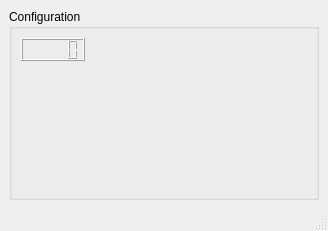
<?xml version="1.0" encoding="UTF-8"?>
<ui version="4.0">
 <class>MainWindow</class>
 <widget class="QMainWindow" name="MainWindow">
  <property name="geometry">
   <rect>
    <x>0</x>
    <y>0</y>
    <width>328</width>
    <height>231</height>
   </rect>
  </property>
  <property name="windowTitle">
   <string>Function Generator</string>
  </property>
  <widget class="QWidget" name="centralwidget">
   <layout class="QVBoxLayout" name="verticalLayout">
    <item>
     <widget class="QGroupBox" name="configBox">
      <property name="title">
       <string>Configuration</string>
      </property>
      <layout class="QVBoxLayout" name="verticalLayout_3">
       <item>
        <layout class="QFormLayout" name="formLayout">
         <property name="fieldGrowthPolicy">
          <enum>QFormLayout::FieldsStayAtSizeHint</enum>
         </property>
         <item row="0" column="0">
          <widget class="QLCDNumber" name="lcdNumber"/>
         </item>
        </layout>
       </item>
      </layout>
     </widget>
    </item>
   </layout>
  </widget>
  <widget class="QMenuBar" name="menubar">
   <property name="geometry">
    <rect>
     <x>0</x>
     <y>0</y>
     <width>328</width>
     <height>21</height>
    </rect>
   </property>
  </widget>
  <widget class="QStatusBar" name="statusbar"/>
 </widget>
 <resources/>
 <connections/>
</ui>
